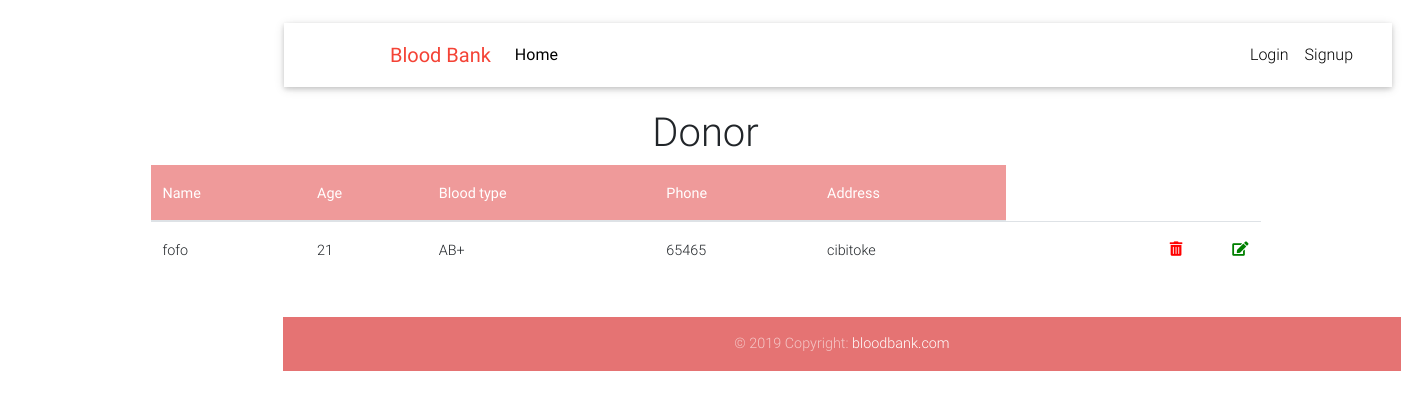
Page /donor_list/ on the committed database.
### app/models.py (models this page shows, shortened)
class Donor(models.Model):
    name = models.CharField(max_length=100)
    age = models.IntegerField()
    blood_group = models.ForeignKey(Item, on_delete = models.CASCADE)
    phone = models.CharField(max_length=100)
    address = models.CharField(max_length=100)

class Item(models.Model):
    title = models.CharField(max_length=200)
    price = models.IntegerField()
    discount_price = models.IntegerField(blank=True, null=True)
    slug = models.SlugField()
    category = models.CharField(choices=CATEGORY_CHOICES, max_length=2)
    def __str__(self):
        return self.title

### app/views.py (the view)
# urls.py: path('donor_list/', DonorListView.as_view(), name='donor_list'),
class DonorListView(ListView):
    template_name = 'donor_list.html'
    model = Donor

### templates/donor_list.html (shortened to what this page needs)
{% extends "base.html" %}
{% block content %}
<main class="mt-5 pt-4">
  <div class="container"  style="margin-top: 37px;">
    <section class="mb-4">
      <h1 class="text-center">Donor</h1>
      <div class="table-responsive text-nowrap">
        <table class="table">
          <thead class="bg-danger red lighten-3 text-white">
            <tr>
              <th scope="col">Name</th>
              <th scope="col">Age</th>
              <th scope="col">Blood type</th>
              <th scope="col">Phone</th>
              <th scope="col">Address</th>
            </tr>
          </thead>
           <tbody>
                                    {% for donor in object_list %}
                                        <tr class="gradeX">
                                            <td>{{ donor.name }}</td>
                                            <td>{{ donor.age }}</td>
                                            <td>{{ donor.blood_group }}</td>
                                            <td>{{ donor.phone }}</td>
                                            <td>{{ donor.address }}</td>
                                            <td>
                                                <a href="{% url 'donor_update' donor.id %}">
                              <span style="color: green;" class="float-right" >
                                    <i class="fas fa-edit" style="margin-left: 50px;"></i>
                             </span>
                                             </a>
                                               <a href="{% url 'donor_delete' donor.id %}">
                                <span style="color: red;" class="float-right">
                                    <i class="fas fa-trash-alt"></i>
                                </span>
                                              </a>
                                            </td>
                                        </tr>
                                    {% endfor %}
                                </tbody>
        </table>
      </div>
    </section>
  </div>
</main>
{% endblock content %}

### templates/base.html (style rules this page uses)
html, body, header, .carousel { height: 60vh; }

### rows in the picture
Donor: name "fofo", age "21", blood_group "AB+", phone "65465", address "cibitoke"
